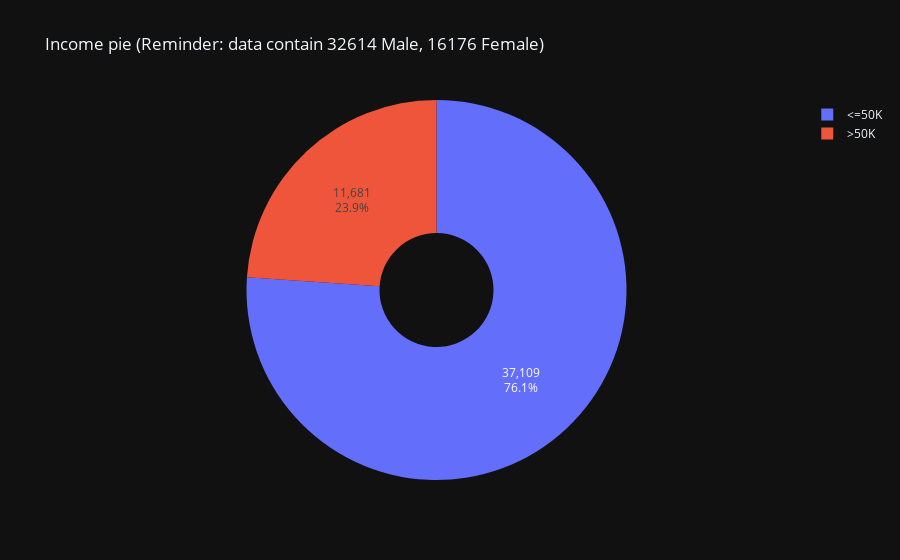

The notebook cell saved with this chart:
### Code cell
fig = px.pie(df, names='income', hole=.3, title='Income pie (Reminder: data contain 32614 Male, 16176 Female)')
fig.update_traces(textposition='inside', textinfo='value+percent')
fig.show()

### Figure 1 — Plotly figure (JSON) as saved in the notebook; plotly's stock layout.template omitted (floating-point values rounded to 4 significant figures; data arrays with more than 128 entries replaced by an {"elided": "..."} marker saying what was removed)
{"data": [{"domain": {"x": [0.0, 1.0], "y": [0.0, 1.0]}, "hole": 0.3, "hovertemplate": "income=%{label}<extra></extra>", "labels": {"elided": "48790 str values"}, "legendgroup": "", "name": "", "showlegend": true, "type": "pie", "textinfo": "value+percent", "textposition": "inside"}], "layout": {"legend": {"tracegroupgap": 0}, "title": {"text": "Income pie (Reminder: data contain 32614 Male, 16176 Female)"}}}
